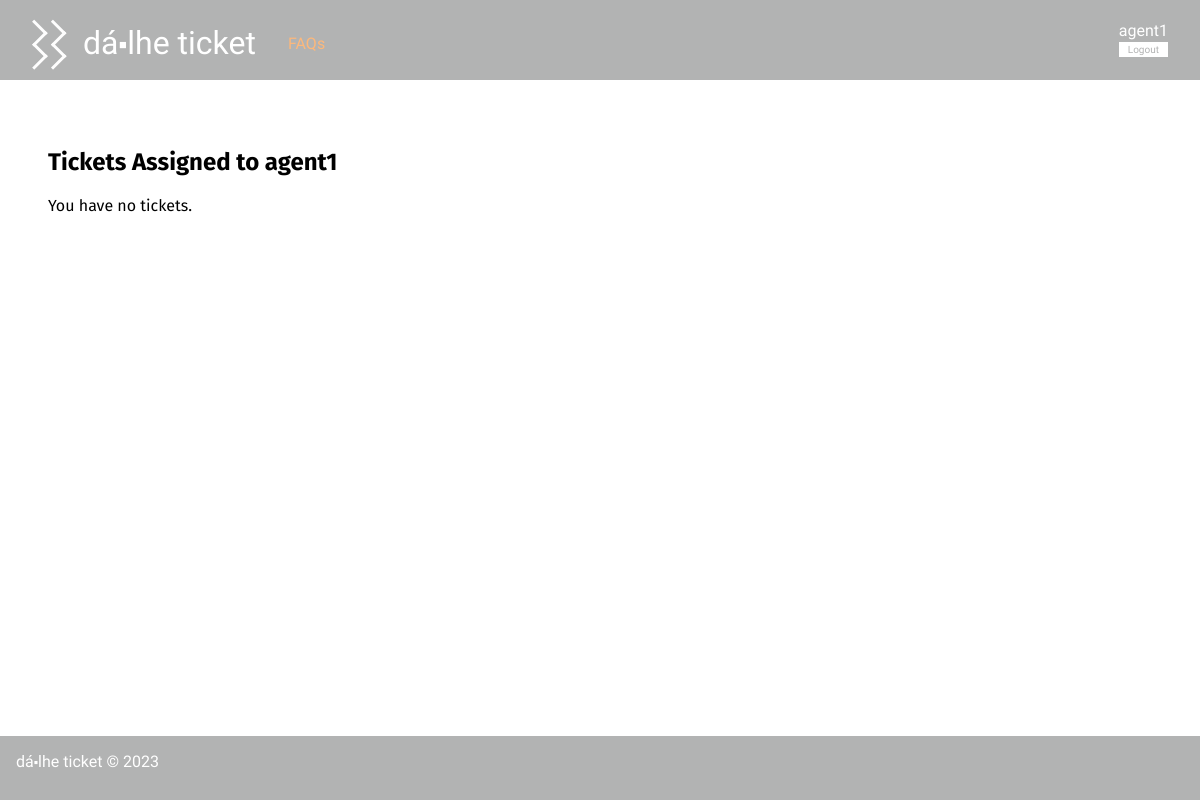
Page /pages/agent_tickets.php (signed in) on the earlier database version.
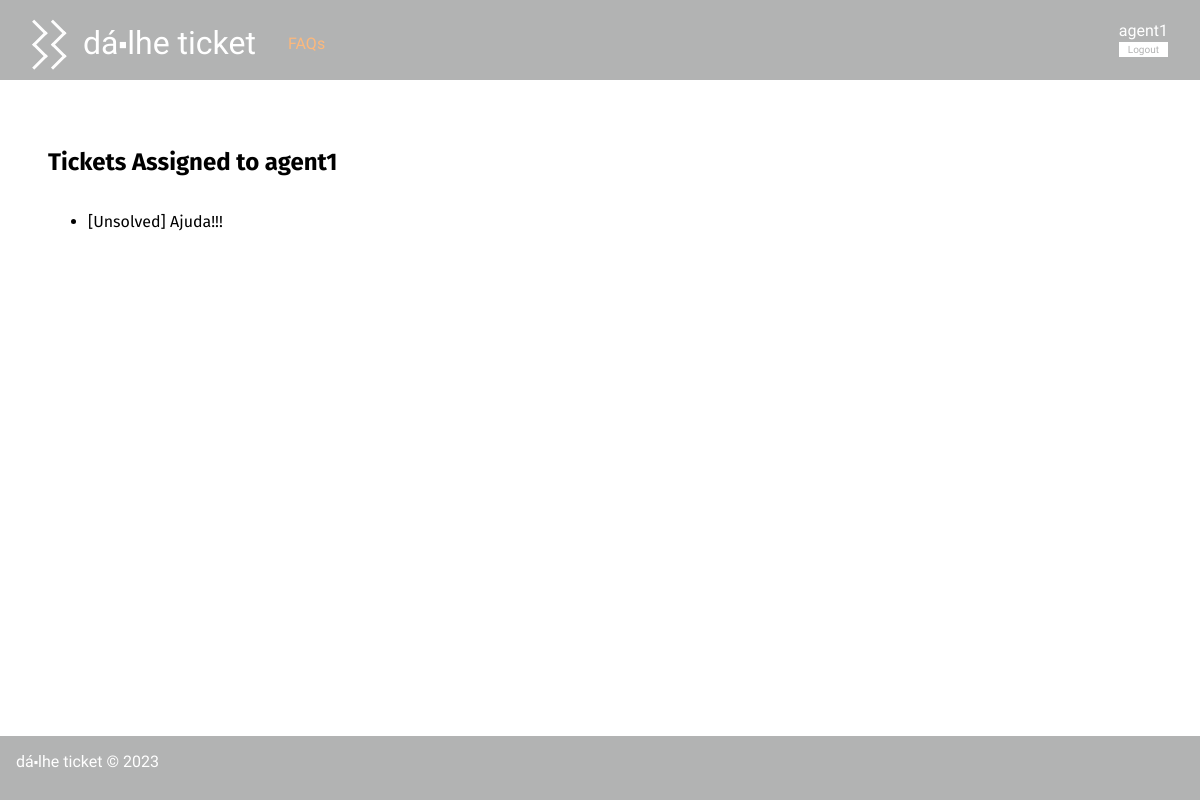
Same page on the later database version.
### tables this page shows
CREATE TABLE Ticket(
   id integer primary key autoincrement,
   title varchar(60) not null,
   client varchar(20) not null,
   agent varchar(20),
   status varchar(10) not null,
   department varchar(20),
   foreign key (client) references User(username),
   foreign key (agent) references User(username),
   foreign key (department) references Department(name)
);

### pages/agent_tickets.php (called while the page is built, shortened)
<?php
    require_once(__DIR__ . '/../templates/common.tpl.php');
    require_once(__DIR__ . '/../templates/ticket.tpl.php');
    require_once(__DIR__ . '/../utils/session.php');
    $session = new Session();
    $db = getDatabaseConnection();
    drawHeader();
    $user = $session->getName();
    $tickets = Ticket::getAllTicketsFromAgent($db, $session->getName());
    drawTicketList($tickets, "Tickets Assigned to $user");
    drawFooter();
?>

### utils/session.php (called while the page is built, shortened)
<?php
  class Session {
    public function isLoggedIn() : bool {
      return isset($_SESSION['id']);
    }
    public function getName() : ?string {
      return isset($_SESSION['name']) ? $_SESSION['name'] : null;
    }
  }
?>

### database/ticket.class.php (called while the page is built, shortened)
<?php
    class Ticket {
        public function __construct(int $id, string $title, string $client, ?string $agent, string $status, string $department) {
            $this->id = $id;
            $this->title = $title;
            $this->status = $status;
        }
        static public function getAllTicketsFromAgent(PDO $db, string $client) : array {
            $stmt = $db->prepare('SELECT * from Ticket WHERE agent = ?');
            $stmt->execute(array($client));
            $tickets = array();
            while ($ticket = $stmt->fetch()) {
                $tickets[] = new Ticket(
                    $ticket['id'],
                    $ticket['title'],
                    $ticket['client'],
                    $ticket['agent'],
                    $ticket['status'],
                    $ticket['department']);
            }
            return $tickets;
        }
    }
?>

### templates/ticket.tpl.php (the view, shortened to what this page needs)
<?php
    require_once(__DIR__ . '/../database/ticket.class.php');
?>
<?php function drawTicketList(array $tickets, string $title = '') : void {
    if($title != '') {
        echo "<h2>$title</h2>";
    }
    if (sizeof($tickets) == 0) {
        print "You have no tickets.";
        return;
    }
    ?>
    <ul class="ticket_list">
    <?php foreach ($tickets as $ticket) {?>
        <li><a href="../pages/ticket.php?id=<?= $ticket->id?>">[<?= $ticket->status?>] <?= $ticket->title?></a></li>
    <?php }?>
    </ul>
<?php }?>

### templates/common.tpl.php (shortened to what this page needs)
<?php
  $name = 'Dá⬝lhe Ticket';
  require_once(__DIR__ . '/../utils/session.php');
  $session = new Session();
?>
<?php function drawHeader(bool $is_index = false) {
  global $session; ?>
<!DOCTYPE html>
<html lang="en-US">
  <head>
    <?php if($is_index){ ?>
      <link rel="stylesheet" href="../css/index.css">
      <link rel="stylesheet" href="../css/animation.css">
      <script src="../js/animation.js" defer></script>
      <script src="../js/ajax"></script>
    <?php } else { ?>
      <link rel="stylesheet" href="../css/style.css">
      <link rel="stylesheet" href="../css/header.css">
    <?php } ?>
  </head>
  <body>
    <header>
      <h1 class="hidden"><a href="/"><?php global $name; echo $name; ?></a></h1>
      <section class="header_options hidden">
        <a href="../pages/faqs.php" class="faqs">FAQs</a>
      </section>
      <section class="header_login hidden">
        <?php
          if ($session->isLoggedIn()) {
            drawLogoutForm($session);
          } else {
            drawLoginForm($session);
          } ?>
      </section>
    </header>
    <main>
<?php } ?>
<?php function drawFooter() { ?>
    </main>
    <footer class="hidden">
      <?php global $name; echo $name; ?> &copy; 2023
    </footer>
  </body>
</html>
<?php } ?>
<?php function drawLogoutForm(Session $session) { ?>
  <form action="../actions/action_logout.php" method="post" class="logout hidden">
    <a href="../pages/profile.php?username=<?=$session->getName()?>"><?=$session->getName()?></a>
    <button type="submit">Logout</button>
  </form>
<?php } ?>

### css/style.css (style rules this page uses)
body { font-family: 'Allerta Stencil', sans-serif; margin: 0; padding: 0; display: grid; grid-template-columns: auto; grid-template-rows: 5em auto 4em; grid-template-areas: "header" "main" "footer"; min-height: 100vh; background-color: #b2b3b3; }
header:first-of-type { grid-area: header; }
footer:last-of-type { max-height: 5em; color: #ffffff; background-color: #b2b3b3; grid-area: footer; padding: 1em; }
main { font-family: 'Fira Sans', sans-serif; display: grid; justify-content: start; align-content: start; grid-area: main; background-color: #ffffff; padding: 3em; }
footer { text-transform: lowercase; }
form * { display: block; }
a { text-decoration: none; color: orange; }
button { background-color: #b2b3b3; color: #ffffff; border: none; border-radius: 0.5em; padding: 0.5em; font-size: 1em; font-weight: 100; cursor: pointer; margin: 1em 0; }
.ticket_list a { color: black; text-decoration: none; }

### css/header.css (style rules this page uses)
header:first-of-type { display: grid; place-items: center; justify-items: center; align-items: center; background-color: #b2b3b3; color: #ffffff; grid-template-columns: 18rem auto 5rem; grid-template-rows: auto; grid-template-areas: "logo options login"; }
header:first-of-type * { padding: 0; margin: 0; }
header:first-of-type a { text-decoration: none; color: #ffffff; padding: 0; margin: 0; }
header:first-of-type h1 { grid-area: logo; text-transform: lowercase; padding-bottom: 1rem; font-weight: 100; }
header:first-of-type h1 a { margin-left: 1rem; margin-bottom: 10rem; }
header:first-of-type h1:before { content: url("../img/riscas.png"); position:relative; z-index:100000; top:0.5em; }
header:first-of-type .header_options { grid-area: options; justify-self: start; align-self: center; padding-top: 0.4rem; color: #ef7f1a; }
header:first-of-type .header_options a { color: #fdb87b; }
header:first-of-type .header_login { grid-area: login; display: grid; justify-self: end; align-self: center; padding-right: 2em; }
header:first-of-type .logout { display: grid; grid-template-columns: auto; grid-template-rows: auto auto; grid-template-areas: "username" "logout"; justify-items: start; align-items: center; }
header:first-of-type .logout a { grid-area: username; }
header:first-of-type .logout button { grid-area: logout; justify-self: stretch; align-self: stretch; font-size: x-small; }
header:first-of-type button { background-color: #ffffff; color: #b2b3b3; padding: 0.2em; margin: 0.2em 0; border-radius: 0; font-family: 'Allerta Stencil', sans-serif; transition: color, 0.5s; }

Differences in the rows shown:
added ticket: status "Unsolved", title "Ajuda!!!"
Other differences:
text no longer shown: "You have no tickets."
